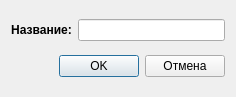
<?xml version="1.0" encoding="UTF-8"?>
<ui version="4.0">
 <class>AddDeviceDialog</class>
 <widget class="QDialog" name="AddDeviceDialog">
  <property name="geometry">
   <rect>
    <x>0</x>
    <y>0</y>
    <width>236</width>
    <height>97</height>
   </rect>
  </property>
  <property name="windowTitle">
   <string>Dialog</string>
  </property>
  <layout class="QGridLayout" name="gridLayout">
   <item row="0" column="0">
    <layout class="QHBoxLayout" name="horizontalLayout_2" stretch="0,0">
     <item>
      <widget class="QLabel" name="label">
       <property name="font">
        <font>
         <weight>75</weight>
         <bold>true</bold>
        </font>
       </property>
       <property name="text">
        <string>Название:</string>
       </property>
       <property name="alignment">
        <set>Qt::AlignCenter</set>
       </property>
      </widget>
     </item>
     <item>
      <widget class="QLineEdit" name="leName"/>
     </item>
    </layout>
   </item>
   <item row="1" column="0">
    <layout class="QHBoxLayout" name="horizontalLayout">
     <item>
      <spacer name="horizontalSpacer">
       <property name="orientation">
        <enum>Qt::Horizontal</enum>
       </property>
       <property name="sizeHint" stdset="0">
        <size>
         <width>40</width>
         <height>20</height>
        </size>
       </property>
      </spacer>
     </item>
     <item>
      <widget class="QPushButton" name="pbOk">
       <property name="text">
        <string>OK</string>
       </property>
      </widget>
     </item>
     <item>
      <widget class="QPushButton" name="pbCancel">
       <property name="text">
        <string>Отмена</string>
       </property>
      </widget>
     </item>
    </layout>
   </item>
  </layout>
 </widget>
 <resources/>
 <connections/>
</ui>
